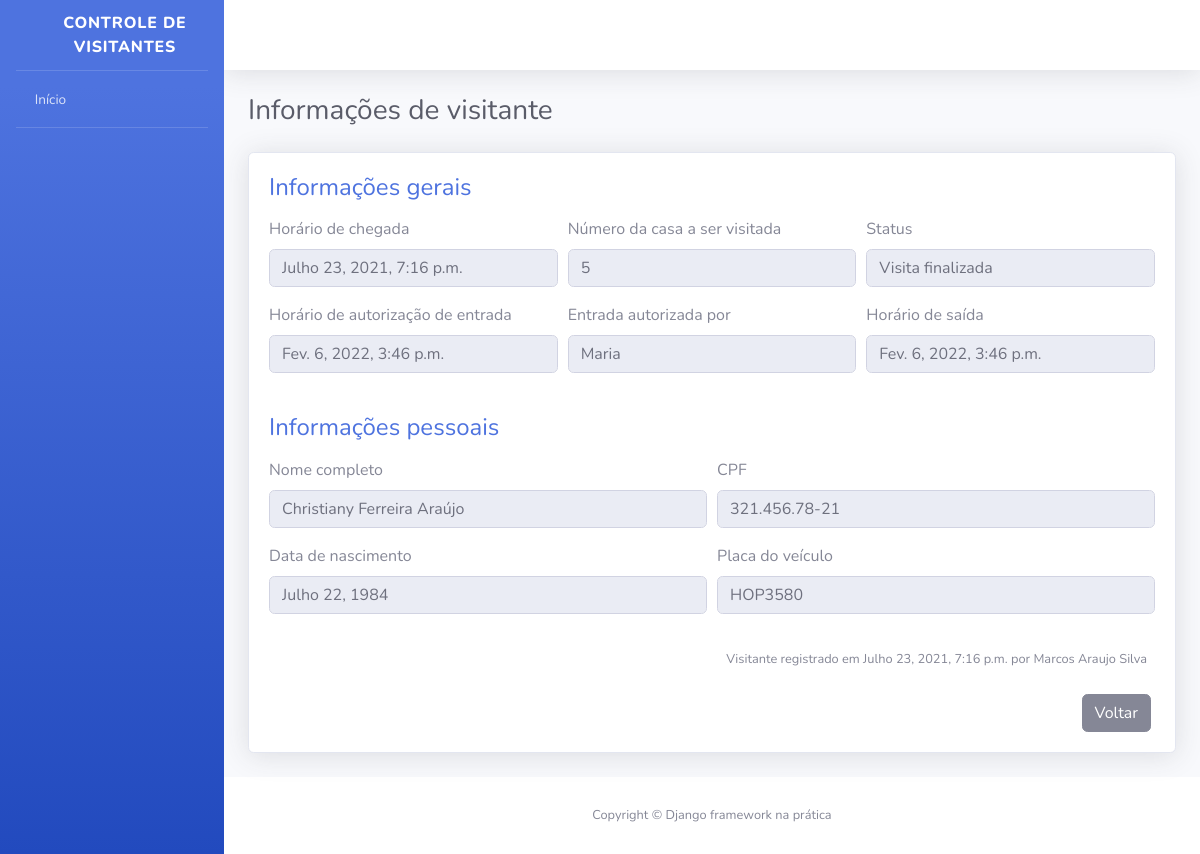
Screenshot of /visitantes/1/ (signed in) with the database file from the repository.
### apps/visitantes/models.py (models this page shows, shortened)
class Visitante(models.Model):
    STATUS_VISITANTE = [
        ("AGUARDANDO", "Aguardando autorização"),
        ("EM_VISITA", "Em visita"),
        ("FINALIZADO", "Visita finalizada")
    ]
    status = models.CharField(
        verbose_name="Status",
        max_length=10,
        choices=STATUS_VISITANTE,
        default="AGUARDANDO"
    )
    nome_completo = models.CharField(
        verbose_name="Nome completo",
        max_length=194,
    )
    cpf = models.CharField(
        verbose_name="CPF",
        max_length=11
    )
    data_nascimento = models.DateField(
        verbose_name="Data de nascimento",
        auto_now=False,
        auto_now_add=False,
    )
    numero_da_casa = models.PositiveSmallIntegerField(
        verbose_name="Número da casa a ser visitada",
    )
    placa_veiculo = models.CharField(
        verbose_name="Placa do veículo",
        max_length=7,
        blank=True,
        null=True,
    )
    horario_chegada = models.DateTimeField(
        verbose_name="Horário de chegada a portaria",
        auto_now_add=True,
    )
    horario_saida = models.DateTimeField(
        verbose_name="Horário de saída do condomínio",
        auto_now=False,
        blank=True,
        null=True,
    )
    horario_autorizacao = models.DateTimeField(
        verbose_name="Horário de autorização de entrada",
        auto_now=False,
        blank=True,
        null=True,
    )
    morador_responsavel = models.CharField(
        verbose_name="Nome do morador responsável por autorizar a entrada do visitante",
        max_length=194,
        blank=True
    )
    registrado_por = models.ForeignKey(
        "porteiros.Porteiro",
        verbose_name="Porteiro responsável pelo registro",
        on_delete=models.PROTECT
    )
    def get_horario_saida(self):
        if self.horario_saida:
            return self.horario_saida
        return "Horário de saída não registrado"
    def get_horario_autorizacao(self):
        if self.horario_autorizacao:
            return self.horario_autorizacao
        return "Visitante aguardando autorização"
    def get_morador_responsavel(self):
        if self.morador_responsavel:
            return self.morador_responsavel
        return "Visitante aguardando autorização"
    def get_placa_veiculo(self):
        if self.placa_veiculo:
            return self.placa_veiculo
        return "Veículo não registrado"
    def get_cpf(self):
        if self.cpf:
            cpf = str(self.cpf)
            cpf_parte_um = cpf[0:3]
            cpf_parte_dois = cpf[3:6]
            cpf_parte_tres = cpf[6:8]
            cpf_parte_quatro = cpf[9:]
            cpf_formatado = f"{cpf_parte_um}.{cpf_parte_dois}.{cpf_parte_tres}-{cpf_parte_quatro}"
            return cpf_formatado
    class Meta:
        verbose_name = "Visitante"
        verbose_name_plural = "Visitantes"
        db_table = "visitante"

### apps/porteiros/models.py (models this page shows)
class Porteiro(models.Model):
    usuario = models.OneToOneField(
        "usuarios.Usuario",
        verbose_name="Usuário",
        on_delete=models.PROTECT
    )
    nome_completo = models.CharField(
        verbose_name="Nome completo",
        max_length=194,
    )
    cpf = models.CharField(
        verbose_name="CPF",
        max_length=11,
    )
    telefone = models.CharField(
        verbose_name="Telefone de contato",
        max_length=11,
    )
    data_nascimento = models.DateField(
        verbose_name="Data de nascimento",
        auto_now=False,
        auto_now_add=False,
    )
    class Meta:
        verbose_name = "Porteiro"
        verbose_name_plural = "Porteiros"
        db_table = "porteiro"
    def __str__(self):
        return self.nome_completo

### apps/visitantes/views.py (the view, shortened to what this page needs)
@login_required
def informacoes_visitante(request, id):
    visitante = get_object_or_404(
        Visitante,
        id=id
    )
    form = AutorizaVisitanteForm()
    context = {
        "nome_pagina": "Informações de visitante",
        "visitante": visitante,
        "form": form
    }
    return render(request, "informacoes_visitante.html", context)

### apps/visitantes/forms.py
class AutorizaVisitanteForm(forms.ModelForm):
    morador_responsavel = forms.CharField(required=True)
    class Meta:
        model = Visitante
        fields = [
            "morador_responsavel"
        ]
        error_messages = {
            "morador_responsavel": {
                "required": "Por favor, informe o nome do morador responsável por autorizar a entrada do visitante"
            }
        }

### templates/informacoes_visitante.html (shortened to what this page needs)
{% extends "base.html" %}
{% load widget_tweaks %}
{% block conteudo %}
<div class="container">
    <div class="d-sm-flex align-items-center justify-content-between mb-4">
        <h1 class="h3 mb-0 text-gray-800">{{ nome_pagina }}</h1>
    </div>
    <div class="card shadow mb-4">
        <div class="card-body">
            <h4 class="mb-3 text-primary">
                Informações gerais
            </h4>
            <form>
                <div class="form-row">
                    <div class="form-group col-md-4">
                        <label>Horário de chegada</label>
                        <input type="text" class="form-control" value="{{ visitante.horario_chegada }}" disabled>
                    </div>
                    <div class="form-group col-md-4">
                        <label>Número da casa a ser visitada</label>
                        <input type="text" class="form-control" value="{{ visitante.numero_da_casa }}" disabled>
                    </div>
                    <div class="form-group col-md-4">
                        <label>Status</label>
                        <input type="text" class="form-control" value="{{ visitante.get_status_display }}" disabled>
                    </div>
                </div>
                <div class="form-row">
                    <div class="form-group col-md-4">
                        <label>Horário de autorização de entrada</label>
                        <input type="text" class="form-control" value="{{ visitante.get_horario_autorizacao }}" disabled>
                    </div>
                    <div class="form-group col-md-4">
                        <label>Entrada autorizada por</label>
                        <input type="text" class="form-control" value="{{ visitante.get_morador_responsavel }}" disabled>
                    </div>
                    <div class="form-group col-md-4">
                        <label>Horário de saída</label>
                        <input type="text" class="form-control" value="{{ visitante.get_horario_saida}}" disabled>
                    </div>
                </div>
            </form>
            <h4 class="mb-3 mt-4 text-primary">
                Informações pessoais
            </h4>
            <form>
                <div class="form-row">
                    <div class="form-group col-md-6">
                        <label>Nome completo</label>
                        <input type="text" class="form-control" value="{{ visitante.nome_completo }}" disabled>
                    </div>
                    <div class="form-group col-md-6">
                        <label>CPF</label>
                        <input type="text" class="form-control" value="{{ visitante.get_cpf }}" disabled>
                    </div>
                </div>
                <div class="form-row">
                    <div class="form-group col-md-6">
                        <label>Data de nascimento</label>
                        <input type="text" class="form-control" value="{{ visitante.data_nascimento }}" disabled>
                    </div>
                    <div class="form-group col-md-6">
                        <label>Placa do veículo</label>
                        <input type="text" class="form-control" value="{{ visitante.get_placa_veiculo }}" disabled>
                    </div>
                </div>
            </form>
            <p class="mr-2 mt-3 mb-4 text-right">
                <small>
                    Visitante registrado em {{ visitante.horario_chegada }} por {{ visitante.registrado_por }}
                </small>
            </p>
            <div class="mr-1 text-right">
                <a href="{% url 'index' %}" class="btn btn-secondary text-white" type="button">
                    <span class="text">Voltar</span>
                </a>
            </div>
        </div>
    </div>
</div>
{% endblock %}

### rows the page displays
Visitante: horario_chegada "Julho 23, 2021, 7:16 p.m.", numero_da_casa "5", status "Visita finalizada", get_horario_autorizacao "Fev. 6, 2022, 3:46 p.m.", get_morador_responsavel "Maria", get_horario_saida "Fev. 6, 2022, 3:46 p.m.", nome_completo "Christiany Ferreira Araújo", get_cpf "321.456.78-21", data_nascimento "Julho 22, 1984", get_placa_veiculo "HOP3580", registrado_por "Marcos Araujo Silva"

### other values shown
{{ nome_pagina }} "Informações de visitante"
